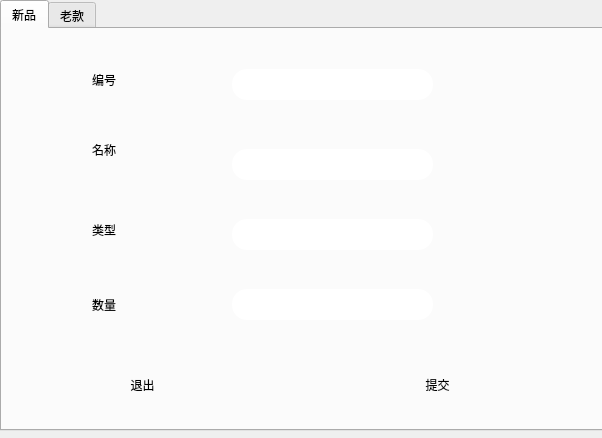
<?xml version="1.0" encoding="UTF-8"?>
<ui version="4.0">
 <class>Input</class>
 <widget class="QDialog" name="Input">
  <property name="geometry">
   <rect>
    <x>0</x>
    <y>0</y>
    <width>602</width>
    <height>438</height>
   </rect>
  </property>
  <property name="windowTitle">
   <string>Dialog</string>
  </property>
  <widget class="QTabWidget" name="tabWidget">
   <property name="geometry">
    <rect>
     <x>0</x>
     <y>0</y>
     <width>611</width>
     <height>431</height>
    </rect>
   </property>
   <property name="font">
    <font>
     <family>04b_21</family>
    </font>
   </property>
   <property name="styleSheet">
    <string notr="true"/>
   </property>
   <property name="currentIndex">
    <number>0</number>
   </property>
   <property name="iconSize">
    <size>
     <width>16</width>
     <height>16</height>
    </size>
   </property>
   <property name="elideMode">
    <enum>Qt::ElideLeft</enum>
   </property>
   <widget class="QWidget" name="tab">
    <attribute name="title">
     <string>新品</string>
    </attribute>
    <widget class="QLabel" name="label">
     <property name="geometry">
      <rect>
       <x>90</x>
       <y>40</y>
       <width>71</width>
       <height>21</height>
      </rect>
     </property>
     <property name="styleSheet">
      <string notr="true">font: 12pt &quot;新宋体&quot;;</string>
     </property>
     <property name="text">
      <string>编号</string>
     </property>
    </widget>
    <widget class="QLabel" name="label_2">
     <property name="geometry">
      <rect>
       <x>90</x>
       <y>110</y>
       <width>71</width>
       <height>21</height>
      </rect>
     </property>
     <property name="styleSheet">
      <string notr="true">font: 12pt &quot;新宋体&quot;;</string>
     </property>
     <property name="text">
      <string>名称</string>
     </property>
    </widget>
    <widget class="QLabel" name="label_3">
     <property name="geometry">
      <rect>
       <x>90</x>
       <y>190</y>
       <width>71</width>
       <height>21</height>
      </rect>
     </property>
     <property name="styleSheet">
      <string notr="true">font: 12pt &quot;新宋体&quot;;</string>
     </property>
     <property name="text">
      <string>类型</string>
     </property>
    </widget>
    <widget class="QLabel" name="label_4">
     <property name="geometry">
      <rect>
       <x>90</x>
       <y>260</y>
       <width>71</width>
       <height>31</height>
      </rect>
     </property>
     <property name="styleSheet">
      <string notr="true">font: 12pt &quot;新宋体&quot;;</string>
     </property>
     <property name="text">
      <string>数量</string>
     </property>
    </widget>
    <widget class="QLineEdit" name="LineId_1">
     <property name="geometry">
      <rect>
       <x>230</x>
       <y>40</y>
       <width>201</width>
       <height>31</height>
      </rect>
     </property>
     <property name="styleSheet">
      <string notr="true">border-radius:15px;

</string>
     </property>
    </widget>
    <widget class="QPushButton" name="send_1">
     <property name="geometry">
      <rect>
       <x>370</x>
       <y>330</y>
       <width>131</width>
       <height>51</height>
      </rect>
     </property>
     <property name="styleSheet">
      <string notr="true">
font: 16pt &quot;楷体&quot;;
border-radius:15px</string>
     </property>
     <property name="text">
      <string>提交</string>
     </property>
    </widget>
    <widget class="QLineEdit" name="Linename_1">
     <property name="geometry">
      <rect>
       <x>230</x>
       <y>120</y>
       <width>201</width>
       <height>31</height>
      </rect>
     </property>
     <property name="styleSheet">
      <string notr="true">border-radius:15px;

</string>
     </property>
    </widget>
    <widget class="QLineEdit" name="Linecategory">
     <property name="geometry">
      <rect>
       <x>230</x>
       <y>190</y>
       <width>201</width>
       <height>31</height>
      </rect>
     </property>
     <property name="styleSheet">
      <string notr="true">border-radius:15px;

</string>
     </property>
    </widget>
    <widget class="QLineEdit" name="Linenumber">
     <property name="geometry">
      <rect>
       <x>230</x>
       <y>260</y>
       <width>201</width>
       <height>31</height>
      </rect>
     </property>
     <property name="styleSheet">
      <string notr="true">border-radius:15px;

</string>
     </property>
    </widget>
    <widget class="QLabel" name="warning_2">
     <property name="geometry">
      <rect>
       <x>200</x>
       <y>300</y>
       <width>231</width>
       <height>51</height>
      </rect>
     </property>
     <property name="font">
      <font>
       <family>宋体</family>
       <pointsize>16</pointsize>
      </font>
     </property>
     <property name="text">
      <string/>
     </property>
    </widget>
    <widget class="QPushButton" name="pushButton_6">
     <property name="geometry">
      <rect>
       <x>70</x>
       <y>330</y>
       <width>141</width>
       <height>51</height>
      </rect>
     </property>
     <property name="styleSheet">
      <string notr="true">
font: 16pt &quot;楷体&quot;;
border-radius:15px</string>
     </property>
     <property name="text">
      <string>退出</string>
     </property>
    </widget>
   </widget>
   <widget class="QWidget" name="tab_2">
    <property name="layoutDirection">
     <enum>Qt::LeftToRight</enum>
    </property>
    <attribute name="title">
     <string>老款</string>
    </attribute>
    <widget class="QComboBox" name="comboBox">
     <property name="geometry">
      <rect>
       <x>80</x>
       <y>90</y>
       <width>141</width>
       <height>41</height>
      </rect>
     </property>
     <property name="styleSheet">
      <string notr="true">
font: 16pt &quot;楷体&quot;;
border-radius:15px</string>
     </property>
     <item>
      <property name="text">
       <string>编号</string>
      </property>
     </item>
     <item>
      <property name="text">
       <string>名称</string>
      </property>
     </item>
    </widget>
    <widget class="QLineEdit" name="Linevar">
     <property name="geometry">
      <rect>
       <x>290</x>
       <y>90</y>
       <width>161</width>
       <height>41</height>
      </rect>
     </property>
     <property name="styleSheet">
      <string notr="true">border-radius:15px;

</string>
     </property>
    </widget>
    <widget class="QLabel" name="label_5">
     <property name="geometry">
      <rect>
       <x>90</x>
       <y>240</y>
       <width>151</width>
       <height>51</height>
      </rect>
     </property>
     <property name="styleSheet">
      <string notr="true">font: 15pt &quot;宋体&quot;;</string>
     </property>
     <property name="text">
      <string>数量</string>
     </property>
    </widget>
    <widget class="QLineEdit" name="Linenumber_2">
     <property name="geometry">
      <rect>
       <x>290</x>
       <y>240</y>
       <width>171</width>
       <height>41</height>
      </rect>
     </property>
     <property name="styleSheet">
      <string notr="true">border-radius:15px;
</string>
     </property>
    </widget>
    <widget class="QPushButton" name="send_2">
     <property name="geometry">
      <rect>
       <x>360</x>
       <y>330</y>
       <width>151</width>
       <height>51</height>
      </rect>
     </property>
     <property name="styleSheet">
      <string notr="true">
font: 16pt &quot;楷体&quot;;
border-radius:15px</string>
     </property>
     <property name="text">
      <string>提交</string>
     </property>
    </widget>
    <widget class="QLabel" name="label_6">
     <property name="geometry">
      <rect>
       <x>210</x>
       <y>290</y>
       <width>291</width>
       <height>61</height>
      </rect>
     </property>
     <property name="font">
      <font>
       <family>宋体</family>
       <pointsize>18</pointsize>
      </font>
     </property>
     <property name="text">
      <string/>
     </property>
    </widget>
    <widget class="QPushButton" name="pushButton_7">
     <property name="geometry">
      <rect>
       <x>70</x>
       <y>330</y>
       <width>141</width>
       <height>51</height>
      </rect>
     </property>
     <property name="styleSheet">
      <string notr="true">
font: 16pt &quot;楷体&quot;;
border-radius:15px</string>
     </property>
     <property name="text">
      <string>退出</string>
     </property>
    </widget>
   </widget>
  </widget>
  <widget class="QWidget" name="widget" native="true">
   <property name="geometry">
    <rect>
     <x>0</x>
     <y>-10</y>
     <width>602</width>
     <height>441</height>
    </rect>
   </property>
  </widget>
  <zorder>widget</zorder>
  <zorder>tabWidget</zorder>
 </widget>
 <resources/>
 <connections/>
</ui>
